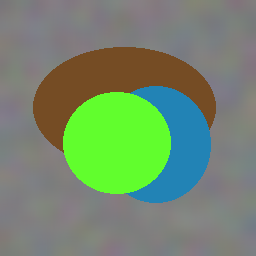
#> input picture sample_images/synthetic_000.png, 256 x 256 px, given in place of cbsd_0001.png, which was not available
$ python create_screen_recording.py
#> lines starting #> are read from the running program, lines starting #| are printed output that depends on the picture; pictures that were not available may be replaced by others from this repository, and a replacement may not be noted
"""
generate_demo_recording.py
Generates an animated screen recording video (MP4) and animated GIF (assets/demo_recording.gif)
showcasing the full interactive restoration web app.
# Reviewed by Adhip Kumar
"""
import io
import math
import os
import cv2
import numpy as np
from PIL import Image, ImageDraw, ImageFont

W, H = 1280, 720
FPS = 12

# Fonts
# Reviewed by Adhip Kumar
font_title = ImageFont.truetype("C:/Windows/Fonts/segoeuib.ttf", 22)
font_h2 = ImageFont.truetype("C:/Windows/Fonts/segoeuib.ttf", 15)
font_body = ImageFont.truetype("C:/Windows/Fonts/segoeui.ttf", 13)
font_bold = ImageFont.truetype("C:/Windows/Fonts/segoeuib.ttf", 13)
font_small = ImageFont.truetype("C:/Windows/Fonts/segoeui.ttf", 11)
font_badge = ImageFont.truetype("C:/Windows/Fonts/segoeuib.ttf", 11)
font_metrics = ImageFont.truetype("C:/Windows/Fonts/segoeuib.ttf", 14)

# Load Real Assets
# Reviewed by Adhip Kumar
cbsd_orig = Image.open("sample_images/cbsd_0001.png").convert("RGB")
#> cbsd_orig is the input picture: PIL image 256x256 RGB; mean R, G, B 114.9, 137.6, 108.9
cbsd_corr = Image.open("assets/demo_corrupted.png").convert("RGB")
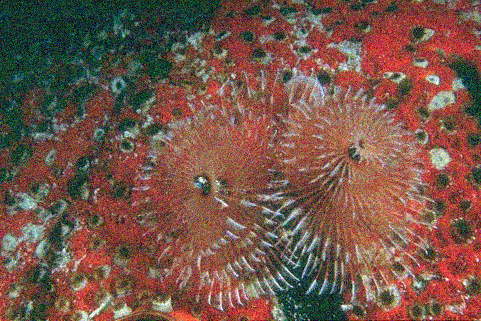
#> input picture assets/demo_corrupted.png, 481 x 321 px
#> cbsd_corr is the input picture: PIL image 481x321 RGB; mean R, G, B 118.5, 85.9, 73.4
cbsd_rest = Image.open("assets/demo_restored.png").convert("RGB")
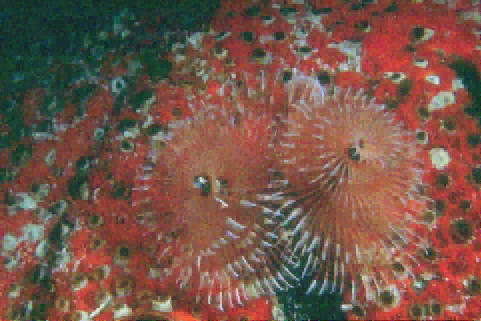
#> input picture assets/demo_restored.png, 481 x 321 px
#> cbsd_rest is the input picture: PIL image 481x321 RGB; mean R, G, B 118.5, 85.9, 73.4
cbsd_comp = Image.open("assets/demo_comparison_real.png").convert("RGB")
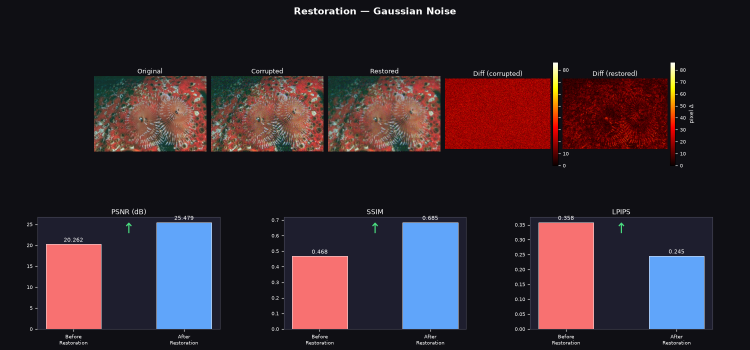
#> input picture assets/demo_comparison_real.png, 1500 x 700 px (shown at 1/2 size)
#> cbsd_comp is the input picture: PIL image 1500x700 RGB; mean R, G, B 53.3, 39.7, 48

def draw_browser_chrome(img):
    draw = ImageDraw.Draw(img)
    # Browser top bar
    # Reviewed by Adhip Kumar
    draw.rectangle([0, 0, W, 42], fill="#16181d")
    draw.line([0, 42, W, 42], fill="#272a34", width=1)

    # Window controls (macOS / clean dots)
    # Reviewed by Adhip Kumar
    draw.ellipse([16, 15, 27, 26], fill="#ef4444")
    draw.ellipse([33, 15, 44, 26], fill="#f59e0b")
    draw.ellipse([50, 15, 61, 26], fill="#10b981")

    # Tab
    # Reviewed by Adhip Kumar
    draw.rounded_rectangle([75, 8, 300, 42], radius=6, fill="#1c202a")
    draw.text((90, 17), "🖼️  AI Image Restoration System", fill="#e2e8f0", font=font_small)

    # Address bar
    # Reviewed by Adhip Kumar
    draw.rounded_rectangle([320, 10, 960, 34], radius=12, fill="#111317", outline="#2e3340")
    draw.text((335, 15), "🔒  https://ai-image-restoration-zane.onrender.com", fill="#94a3b8", font=font_small)

def draw_split_background():
    bg = np.zeros((H, W, 3), dtype=np.float32)
    for x in range(W):
        t = x / W
        r = 17 * (1 - t) + 26 * t
        g = 19 * (1 - t) + 22 * t
        b = 24 * (1 - t) + 65 * t
        glow = math.exp(-((x - W * 0.85)**2) / (2 * (W * 0.35)**2)) * 25
        bg[:, x, 0] = np.clip(r + glow * 0.5, 0, 255)
        bg[:, x, 1] = np.clip(g + glow * 0.6, 0, 255)
        bg[:, x, 2] = np.clip(b + glow * 1.4, 0, 255)
    return Image.fromarray(bg.astype(np.uint8))

base_bg = draw_split_background()
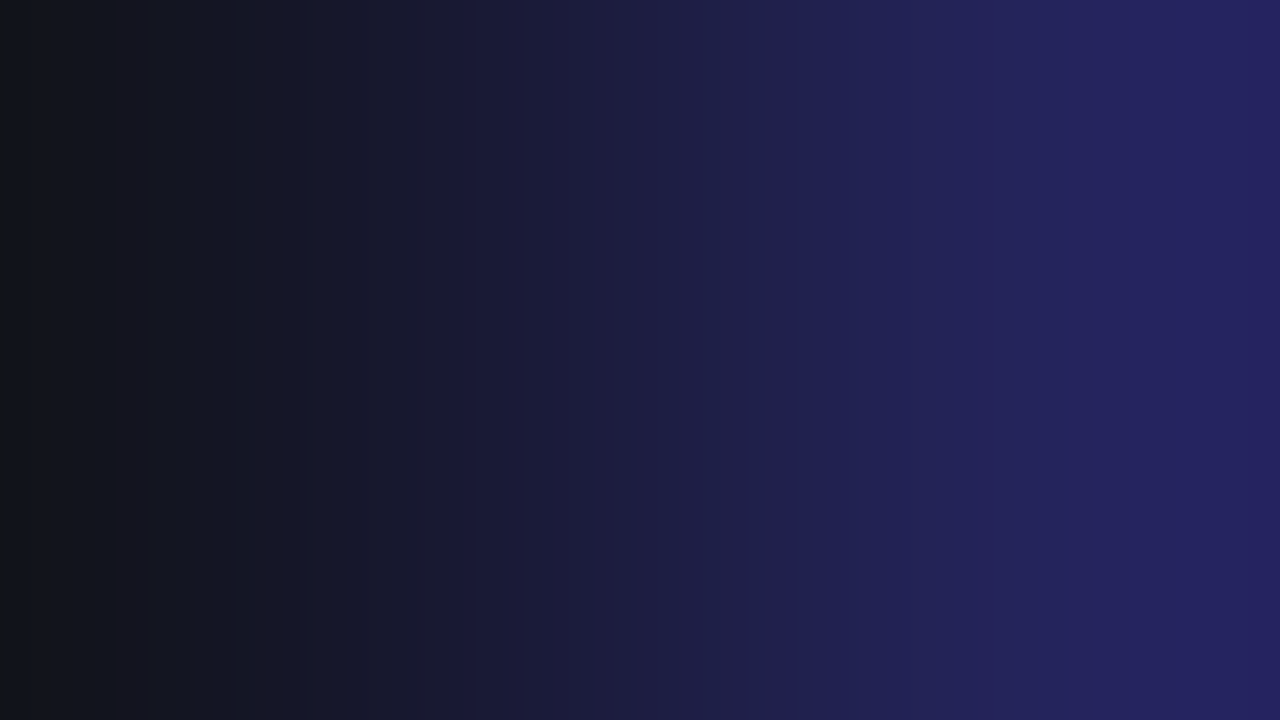
#> base_bg: PIL image 1280x720 RGB; mean R, G, B 28.2, 28.7, 64.2

def draw_cursor(draw, x, y, click=False):
    poly = [
        (x, y), (x, y + 17), (x + 4, y + 13),
        (x + 9, y + 21), (x + 12, y + 20),
        (x + 7, y + 12), (x + 13, y + 12)
    ]
    draw.polygon(poly, fill="#ffffff" if not click else "#38bdf8", outline="#000000")

def render_frame(state):
    frame = base_bg.copy()
    draw_browser_chrome(frame)
    draw = ImageDraw.Draw(frame)

    scroll_y = state.get("scroll_y", 0)

    # ── Header ──
    # Reviewed by Adhip Kumar
    hdr_y = 52 - scroll_y
    badge_text = "🟣 Degraded & Desaturated   ➔   ✨ Reconstructed & Vivid"
    draw.rounded_rectangle([W//2 - 170, hdr_y, W//2 + 170, hdr_y + 22], radius=11,
                           fill="#1e2433", outline="#3b4861", width=1)
    draw.text((W//2 - 150, hdr_y + 4), badge_text, fill="#cbd5e1", font=font_badge)

    draw.text((W//2 - 145, hdr_y + 27), "AI Image Restoration System", fill="#60a5fa", font=font_title)
    draw.text((W//2 - 210, hdr_y + 57), "Reconstruct images degraded by noise · blur · missing regions · compression artifacts",
              fill="#94a3b8", font=font_small)

    content_top = hdr_y + 80

    # ── Left Column: Controls (Width: 280) ──
    # Reviewed by Adhip Kumar
    ctrl_x, ctrl_y = 35, content_top
    ctrl_w, ctrl_h = 280, 520
    draw.rounded_rectangle([ctrl_x, ctrl_y, ctrl_x + ctrl_w, ctrl_y + ctrl_h], radius=12,
                           fill="#16181f", outline="#2b3140", width=1)
    draw.text((ctrl_x + 16, ctrl_y + 14), "⚙️ Configuration", fill="#f8fafc", font=font_h2)

    draw.text((ctrl_x + 16, ctrl_y + 45), "Degradation Type", fill="#cbd5e1", font=font_small)
    draw.rounded_rectangle([ctrl_x + 16, ctrl_y + 63, ctrl_x + ctrl_w - 16, ctrl_y + 95], radius=6,
                           fill="#1f242d", outline="#3b4252")
    draw.text((ctrl_x + 26, ctrl_y + 71), "noise (Gaussian)", fill="#ffffff", font=font_body)

    draw.text((ctrl_x + 16, ctrl_y + 107), "Restoration Method", fill="#cbd5e1", font=font_small)
    draw.rounded_rectangle([ctrl_x + 16, ctrl_y + 125, ctrl_x + ctrl_w - 16, ctrl_y + 157], radius=6,
                           fill="#1f242d", outline="#3b4252")
    draw.text((ctrl_x + 26, ctrl_y + 133), "auto (Wavelet / DL)", fill="#ffffff", font=font_body)

    draw.text((ctrl_x + 16, ctrl_y + 169), "Max Image Dimension: 512px", fill="#cbd5e1", font=font_small)
    draw.line([ctrl_x + 16, ctrl_y + 195, ctrl_x + ctrl_w - 16, ctrl_y + 195], fill="#334155", width=4)
    draw.line([ctrl_x + 16, ctrl_y + 195, ctrl_x + 140, ctrl_y + 195], fill="#3b82f6", width=4)
    draw.ellipse([ctrl_x + 136, ctrl_y + 190, ctrl_x + 146, ctrl_y + 200], fill="#60a5fa")

    draw.text((ctrl_x + 16, ctrl_y + 215), "Gaussian σ (noise): 25", fill="#94a3b8", font=font_small)
    draw.line([ctrl_x + 16, ctrl_y + 238, ctrl_x + ctrl_w - 16, ctrl_y + 238], fill="#334155", width=4)
    draw.line([ctrl_x + 16, ctrl_y + 238, ctrl_x + 95, ctrl_y + 238], fill="#3b82f6", width=4)
    draw.ellipse([ctrl_x + 91, ctrl_y + 233, ctrl_x + 101, ctrl_y + 243], fill="#60a5fa")

    # ── Right Column: Workspace (Width: 900) ──
    # Reviewed by Adhip Kumar
    work_x = 330
    work_w = W - work_x - 35
    work_y = content_top
    work_h = 920

    draw.rounded_rectangle([work_x, work_y, work_x + work_w, work_y + work_h], radius=12,
                           fill="#0f1629", outline="#253556", width=1)

    draw.text((work_x + 20, work_y + 14), "🖼️  Single Image", fill="#60a5fa", font=font_bold)
    draw.line([work_x + 20, work_y + 34, work_x + 135, work_y + 34], fill="#60a5fa", width=2)
    draw.text((work_x + 155, work_y + 14), "🗂️  Sample Gallery", fill="#64748b", font=font_body)
    draw.text((work_x + 285, work_y + 14), "📈  Batch Evaluate", fill="#64748b", font=font_body)

    box_y = work_y + 45
    box_h = 160
    has_image = state.get("has_image", False)

    if not has_image:
        draw.rounded_rectangle([work_x + 20, box_y, work_x + work_w - 20, box_y + box_h],
                               radius=8, fill="#131c33", outline="#2c3c63", width=1)
        draw.text((work_x + work_w//2 - 110, box_y + 55), "📁 Drop Image Here or Click to Upload",
                  fill="#94a3b8", font=font_body)
        draw.text((work_x + work_w//2 - 70, box_y + 78), "Supports PNG, JPG, WEBP",
                  fill="#64748b", font=font_small)
    else:
        draw.rounded_rectangle([work_x + 20, box_y, work_x + work_w - 20, box_y + box_h],
                               radius=8, fill="#131c33", outline="#3b82f6", width=1)
        preview = cbsd_orig.copy()
        preview.thumbnail((work_w - 60, box_h - 16))
        px = work_x + (work_w - preview.width) // 2
        py = box_y + (box_h - preview.height) // 2
        frame.paste(preview, (px, py))
        draw.rounded_rectangle([work_x + 28, box_y + 8, work_x + 165, box_y + 28], radius=4,
                               fill="#000000cc")
        draw.text((work_x + 34, box_y + 12), "cbsd_0001.png (Loaded)", fill="#38bdf8", font=font_small)

    btn_y = box_y + box_h + 12
    btn_w = work_w - 40
    btn_pressed = state.get("btn_pressed", False)
    btn_fill = "#1d4ed8" if not btn_pressed else "#2563eb"
    draw.rounded_rectangle([work_x + 20, btn_y, work_x + 20 + btn_w, btn_y + 38], radius=8,
                           fill=btn_fill, outline="#3b82f6" if btn_pressed else None)
    btn_text = "🚀  Apply & Restore"
    draw.text((work_x + work_w//2 - 60, btn_y + 10), btn_text, fill="#ffffff", font=font_bold)

    prog_y = btn_y + 48
    progress = state.get("progress", 0.0)
    prog_desc = state.get("prog_desc", "")

    if progress > 0:
        draw.rounded_rectangle([work_x + 20, prog_y, work_x + work_w - 20, prog_y + 44],
                               radius=6, fill="#111827", outline="#1f2937")
        draw.text((work_x + 32, prog_y + 6), f"{prog_desc} ({int(progress*100)}%)",
                  fill="#e2e8f0", font=font_small)
        draw.line([work_x + 32, prog_y + 28, work_x + work_w - 32, prog_y + 28], fill="#1f2937", width=6)
        bar_len = int((work_w - 64) * progress)
        draw.line([work_x + 32, prog_y + 28, work_x + 32 + bar_len, prog_y + 28], fill="#3b82f6", width=6)

    out_y = prog_y + 54
    is_done = state.get("is_done", False)

    if is_done:
        img_w, img_h = 415, 230

        draw.rounded_rectangle([work_x + 20, out_y, work_x + 20 + img_w, out_y + img_h],
                               radius=8, fill="#13192a", outline="#ef4444", width=2)
        c_prev = cbsd_corr.copy()
        c_prev.thumbnail((img_w - 8, img_h - 28))
        cx = work_x + 20 + (img_w - c_prev.width) // 2
        cy = out_y + 24 + (img_h - 28 - c_prev.height) // 2
        frame.paste(c_prev, (cx, cy))
        draw.text((work_x + 30, out_y + 6), "🔴 Corrupted (Gaussian Noise σ=25)", fill="#fca5a5", font=font_bold)

        draw.rounded_rectangle([work_x + 40 + img_w, out_y, work_x + 40 + img_w * 2, out_y + img_h],
                               radius=8, fill="#13192a", outline="#22c55e", width=2)
        r_prev = cbsd_rest.copy()
        r_prev.thumbnail((img_w - 8, img_h - 28))
        rx = work_x + 40 + img_w + (img_w - r_prev.width) // 2
        ry = out_y + 24 + (img_h - 28 - r_prev.height) // 2
        frame.paste(r_prev, (rx, ry))
        draw.text((work_x + 50 + img_w, out_y + 6), "🟢 Restored (BayesShrink Wavelet)", fill="#86efac", font=font_bold)

        tbl_y = out_y + img_h + 14
        tbl_w = work_w - 40
        draw.rounded_rectangle([work_x + 20, tbl_y, work_x + 20 + tbl_w, tbl_y + 85],
                               radius=8, fill="#111827", outline="#1f2937")
        draw.text((work_x + 32, tbl_y + 8), "Quality Metrics Improvement", fill="#94a3b8", font=font_small)

        col_w = tbl_w // 3
        draw.text((work_x + 32, tbl_y + 28), "PSNR (Peak Signal-to-Noise)", fill="#cbd5e1", font=font_small)
        draw.text((work_x + 32, tbl_y + 46), "20.26 dB  ➔  25.48 dB", fill="#f1f5f9", font=font_bold)
        draw.text((work_x + 32, tbl_y + 64), "+ 5.22 dB  (Greatly Enhanced)", fill="#4ade80", font=font_small)

        draw.text((work_x + 32 + col_w, tbl_y + 28), "SSIM (Structural Similarity)", fill="#cbd5e1", font=font_small)
        draw.text((work_x + 32 + col_w, tbl_y + 46), "0.4682  ➔  0.6852", fill="#f1f5f9", font=font_bold)
        draw.text((work_x + 32 + col_w, tbl_y + 64), "+ 0.2170  (Sharp Edge Recovery)", fill="#4ade80", font=font_small)

        draw.text((work_x + 32 + col_w*2, tbl_y + 28), "LPIPS (Perceptual Error)", fill="#cbd5e1", font=font_small)
        draw.text((work_x + 32 + col_w*2, tbl_y + 46), "0.3582  ➔  0.2455", fill="#f1f5f9", font=font_bold)
        draw.text((work_x + 32 + col_w*2, tbl_y + 64), "- 0.1127  (Closer to Real Photo)", fill="#4ade80", font=font_small)

        dash_y = tbl_y + 98
        draw.rounded_rectangle([work_x + 20, dash_y, work_x + 20 + tbl_w, dash_y + 240],
                               radius=8, fill="#0b0f19", outline="#253556")
        draw.text((work_x + 32, dash_y + 8), "📊 Detailed 5-Panel Comparison & Error Heatmaps", fill="#93c5fd", font=font_bold)
        comp_prev = cbsd_comp.copy()
        comp_prev.thumbnail((tbl_w - 20, 200))
        cpx = work_x + 20 + (tbl_w - comp_prev.width) // 2
        cpy = dash_y + 30
        frame.paste(comp_prev, (cpx, cpy))

        retry_y = dash_y + 250
        retry_click = state.get("retry_click", False)
        draw.rounded_rectangle([work_x + 20, retry_y, work_x + 20 + tbl_w, retry_y + 38], radius=8,
                               fill="#1e293b" if not retry_click else "#334155",
                               outline="#60a5fa" if retry_click else "#475569")
        draw.text((work_x + tbl_w//2 - 65, retry_y + 10), "🔄  Try Another Image", fill="#ffffff", font=font_bold)

    cx = state.get("cursor_x", -100)
    cy = state.get("cursor_y", -100)
    if cx > 0 and cy > 0:
        draw_cursor(draw, cx, cy, click=state.get("cursor_click", False))

    return frame

print("Generating demo frames...")
frames = []

# Phase 1: Initial empty UI (15 frames)
# Reviewed by Adhip Kumar
for i in range(15):
    t = i / 14
    cx = int(900 - t * 150)
    cy = int(500 - t * 290)
    frames.append(render_frame({"cursor_x": cx, "cursor_y": cy, "has_image": False}))
#> this loop made 15 passes
#> after the loop, frames = 15 items

# Phase 2: Click to upload image (8 frames)
# Reviewed by Adhip Kumar
for i in range(8):
    click = i < 4
    frames.append(render_frame({"cursor_x": 750, "cursor_y": 210, "cursor_click": click, "has_image": True}))
#> after the loop, frames = 23 items

# Phase 3: Move cursor to 'Apply & Restore' button (12 frames)
# Reviewed by Adhip Kumar
for i in range(12):
    t = i / 11
    cx = int(750 - t * 50)
    cy = int(210 + t * 90)
    frames.append(render_frame({"cursor_x": cx, "cursor_y": cy, "has_image": True}))
#> this loop made 12 passes
#> after the loop, frames = 35 items

# Phase 4: Click 'Apply & Restore' button (8 frames)
# Reviewed by Adhip Kumar
for i in range(8):
    click = i < 4
    frames.append(render_frame({"cursor_x": 700, "cursor_y": 300, "cursor_click": click, "btn_pressed": click, "has_image": True}))
#> this loop made 8 passes
#> (scroll_y in render_frame, hdr_y in render_frame, content_top in render_frame, ctrl_x in render_frame, ctrl_y in render_frame, work_y in render_frame, box_y in render_frame, has_image in render_frame) on pass 1: (0, 52, 132, 35, 132, 132, 177, True)

# Phase 5: Fast Smooth Restoration Progress (20 frames)
# Reviewed by Adhip Kumar
prog_steps = [
    (0.15, "Applying degradation: Gaussian Noise (σ=25) …"),
    (0.35, "Restoring image with BayesShrink Wavelet …"),
    (0.70, "Computing PSNR & SSIM metrics …"),
    (0.85, "Building 5-panel comparison report …"),
    (1.00, "Completed in 0.3s!"),
]
for p_idx, (p_val, p_desc) in enumerate(prog_steps):
    for f in range(4):
        frames.append(render_frame({
            "has_image": True,
            "progress": p_val,
            "prog_desc": p_desc,
            "cursor_x": 800,
            "cursor_y": 340,
        }))

# Phase 6: Showcase Restored Output & Quality Metrics (25 frames)
# Reviewed by Adhip Kumar
for i in range(25):
    t = i / 24
    cx = int(500 + t * 300)
    cy = int(590 + math.sin(t * 3.14) * 20)
    frames.append(render_frame({
        "has_image": True,
        "is_done": True,
        "progress": 1.0,
        "prog_desc": "Completed in 0.3s!",
        "cursor_x": cx,
        "cursor_y": cy,
        "scroll_y": 0,
    }))
#> this loop made 25 passes

# Phase 7: Smooth Scroll down to Detailed Matplotlib Dashboard (20 frames)
# Reviewed by Adhip Kumar
for i in range(20):
    t = i / 19
    smooth_t = (1 - math.cos(t * math.pi)) / 2
    sy = int(smooth_t * 220)
    frames.append(render_frame({
        "has_image": True,
        "is_done": True,
        "progress": 1.0,
        "prog_desc": "Completed in 0.3s!",
        "cursor_x": 750,
        "cursor_y": 550,
        "scroll_y": sy,
    }))

# Phase 8: Move to 'Try Another Image' button & click (18 frames)
# Reviewed by Adhip Kumar
for i in range(18):
    t = i / 17
    cx = 750
    cy = int(580 + t * 40)
    click = i >= 10 and i <= 14
    frames.append(render_frame({
        "has_image": True,
        "is_done": True,
        "progress": 1.0,
        "prog_desc": "Completed in 0.3s!",
        "cursor_x": cx,
        "cursor_y": cy,
        "scroll_y": 220,
        "retry_click": click,
    }))

# Phase 9: Reset back to top and clean state (10 frames)
# Reviewed by Adhip Kumar
for i in range(10):
    t = i / 9
    sy = int((1 - t) * 220)
    frames.append(render_frame({
        "has_image": False,
        "cursor_x": 750,
        "cursor_y": 300,
        "scroll_y": sy,
    }))

print(f"Total frames generated: {len(frames)}")
#| Total frames generated: 136

# Export as MP4
# Reviewed by Adhip Kumar
mp4_path = "assets/demo_recording.mp4"
fourcc = cv2.VideoWriter_fourcc(*"mp4v")
writer = cv2.VideoWriter(mp4_path, fourcc, FPS, (W, H))
for fr in frames:
    bgr = cv2.cvtColor(np.array(fr), cv2.COLOR_RGB2BGR)
    writer.write(bgr)
#> this loop made 136 passes
#> pass 1, `bgr = cv2.cvtColor(np.array(fr), cv2.COLOR_RGB2BGR)`:
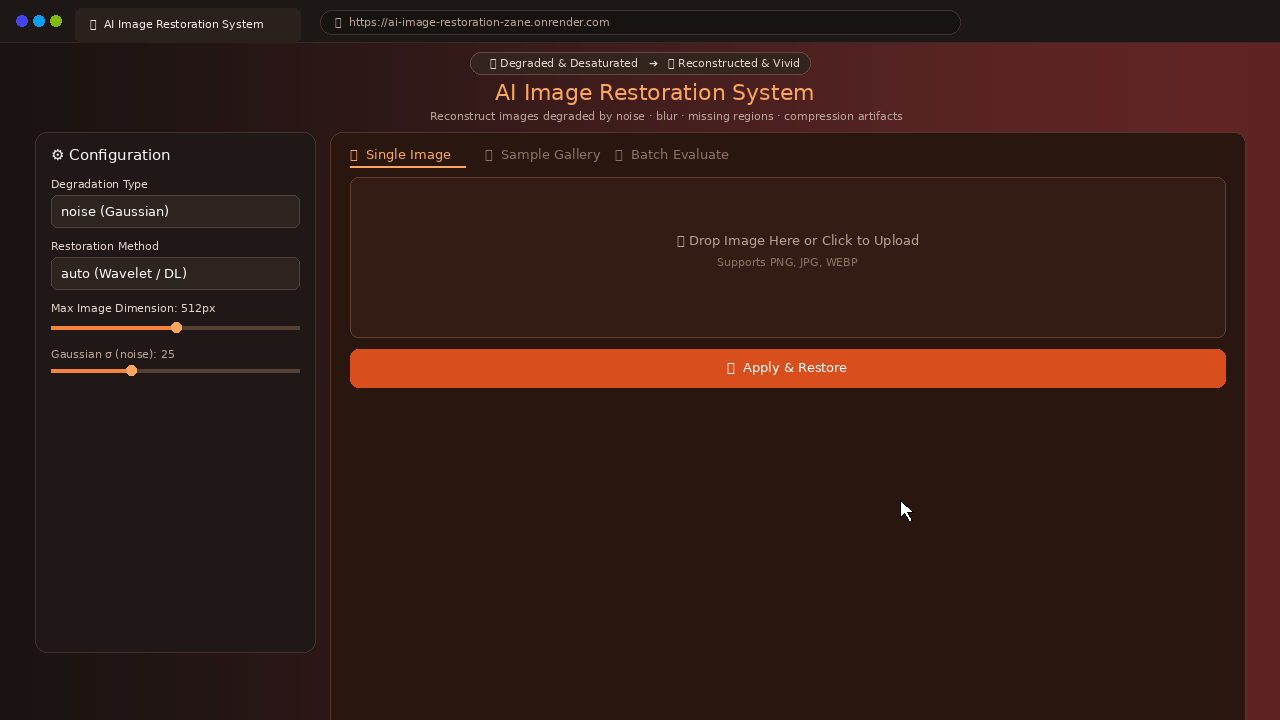
#> bgr: shape (720, 1280, 3); mean R, G, B 52.7, 28.7, 21.8
writer.release()
#> (the run stopped early here; a loop or call above may not have finished)
